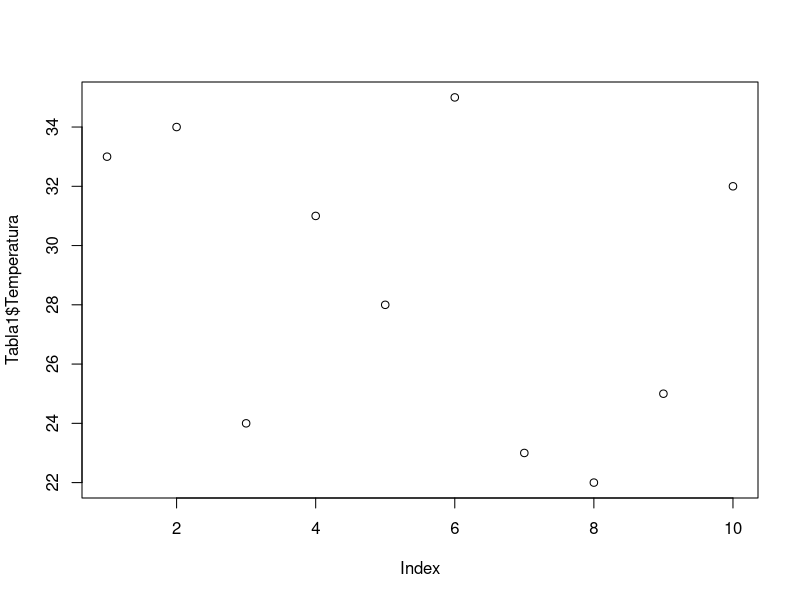
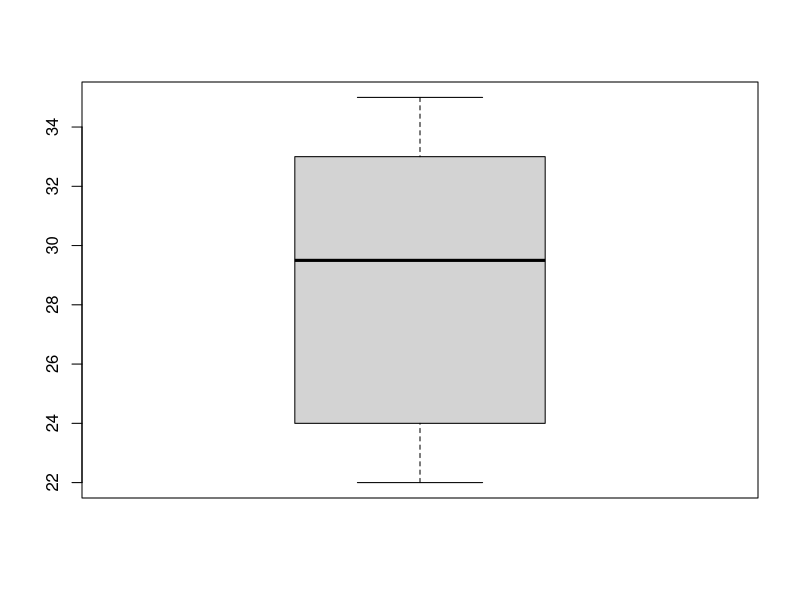
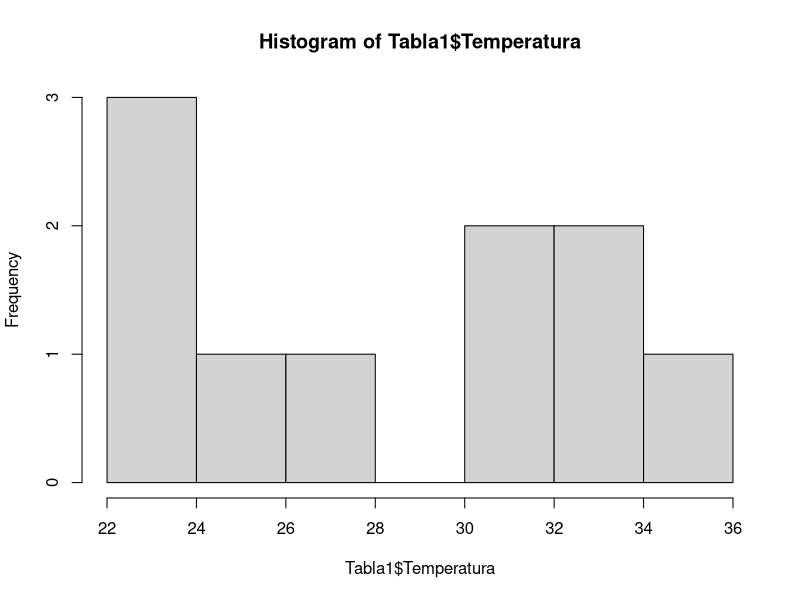

These charts were generated, in order, by the following R code:
## ---- chunk 1
2 + 2
## ---- chunk 2
2 - 2
## ---- chunk 3
2 * 2
## ---- chunk 4
2 / 2
## ---- chunk 5
sqrt(2)
## ---- chunk 6
34.5 + 0.3*36.4
## ---- chunk 7
x <- 5 # En este caso, x tendrá el valor de 5
## ---- chunk 8
y <- -3 # En este caso, y tendrá el valor de -3
## ---- chunk 9
Peso <- c(12.5, 23, 12.6, 18, 7, 18.3, 23, 40, 21,8)
## ---- chunk 10

Altura <- c(1:1000)
## ---- chunk 11
Aleatorios <- sample(1:1000, size = 50)
## ---- chunk 12
Dnormal <- rnorm(50, mean = 30, sd = 2.5)
## ---- chunk 13
Variabley <- "y"
## ---- chunk 14
Seccion <- c("1A", "1B", "3A", "2B", "2A", "3A")
## ---- chunk 15
Temperatura <- sample(20:35, 10)

Riqueza <- rnorm(10, mean = 5, sd= 3)

Franja <- c("A", "A", "C", "C", "A", "B", "B", "B", "A", "C")
## ---- chunk 16
Tabla1 <- data.frame(Franja, Temperatura, Riqueza)
## ---- chunk 17

knitr::kable(Tabla1)
## ---- chunk 18

summary(Tabla1)
## ---- chunk 19
mean(Tabla1$Temperatura)
## ---- chunk 20
median(Tabla1$Temperatura)
## ---- chunk 21

sd(Tabla1$Temperatura)

## ---- chunk 22
plot(Tabla1$Temperatura)
## ---- chunk 23
boxplot(Tabla1$Temperatura)
## ---- chunk 24
hist(Tabla1$Temperatura)
## ---- chunk 25
library(palmerpenguins)
## ---- chunk 26
data("penguins")
## ---- chunk 27
sapply(penguins[, 3:6], mean, na.rm = TRUE)
## ---- chunk 28
tapply(penguins$body_mass_g, penguins$species, mean, na.rm =TRUE )
